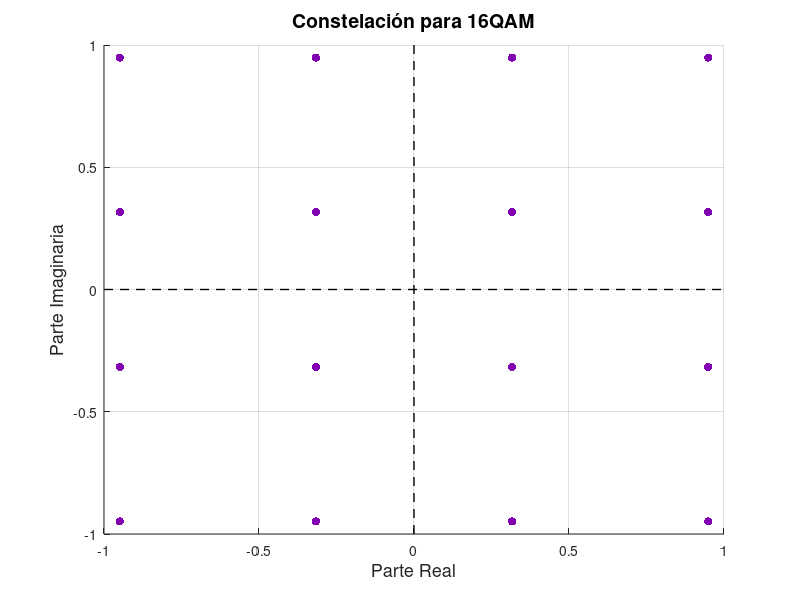
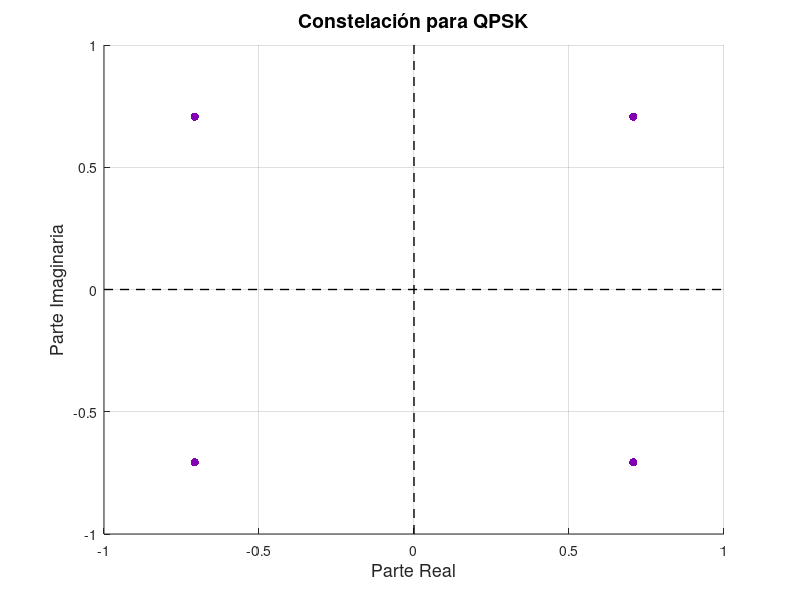

These charts were generated, in order, by the following MATLAB code:
% definicion de 16QAM
A1 = sqrt(1/10);
A2 = 3*sqrt(1/10);
pilot=A1+1j*A1; % pilot symbol
inphase = [A2 A2 A2 A2 A1 A1 A1 A1];
quadr = [-A2 -A1 A1 A2 -A2 -A1 A1 A2];
inphase = [inphase;-inphase]; inphase = inphase(:);
quadr = [quadr;quadr]; quadr = quadr(:);
const = inphase + j*quadr;

% grafico
re_const = real(const);
im_const = imag(const);
figure
scatter(re_const, im_const, 'filled', 'MarkerFaceColor',[0.5 0 0.7])
xlabel("Parte Real", "FontSize", 13)
ylabel("Parte Imaginaria", "FontSize",13)
title("Constelación para 16QAM", "FontSize", 14)
grid('on')
hold on;
% Eje x (Parte Real)
plot([-1 1], [0 0], 'k--', 'LineWidth', 1);
% Eje y (Parte Imaginaria)
plot([0 0], [-1 1], 'k--', 'LineWidth', 1);
hold off;

% definicion para QPSK
A = sqrt(1/2);
pilot = A+1j*A;
inphase = [A A -A -A];
quadr = [A -A A -A];
const = inphase + j*quadr;

% grafico
re_const = real(const);
im_const = imag(const);
figure
scatter(re_const, im_const, 'filled', 'MarkerFaceColor',[0.5 0 0.7])
xlabel("Parte Real", "FontSize", 13)
ylabel("Parte Imaginaria", "FontSize", 13)
title("Constelación para QPSK", "FontSize", 14)
grid('on')
hold on
% Eje x (Parte Real)
plot([-1 1], [0 0], 'k--', 'LineWidth', 1);
% Eje y (Parte Imaginaria)
plot([0 0], [-1 1], 'k--', 'LineWidth', 1);
hold off;
